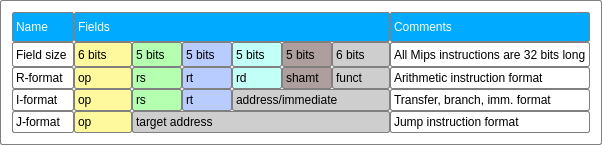
       <widget class="QGroupBox" name="groupInstructionFormat">
        <property name="styleSheet">
         <string notr="true">background-color: rgb(255, 255, 255);
border: 1px solid gray;
border-radius: 2px;
margin-top: 1ex;</string>
        </property>
        <property name="title">
         <string/>
        </property>
        <property name="flat">
         <bool>true</bool>
        </property>
        <layout class="QVBoxLayout" name="verticalLayout_4">
         <item>
          <layout class="QGridLayout" name="gridLayout">
           <property name="spacing">
            <number>0</number>
           </property>
           <item row="3" column="1">
            <layout class="QGridLayout" name="gridLayout_4">
             <property name="spacing">
              <number>0</number>
             </property>
             <item row="0" column="0">
              <widget class="QLabel" name="l_i_OP">
               <property name="minimumSize">
                <size>
                 <width>58</width>
                 <height>22</height>
                </size>
               </property>
               <property name="maximumSize">
                <size>
                 <width>58</width>
                 <height>22</height>
                </size>
               </property>
               <property name="styleSheet">
                <string notr="true">background-color: rgb(255, 249, 158);</string>
               </property>
               <property name="text">
                <string>op</string>
               </property>
              </widget>
             </item>
             <item row="0" column="1">
              <widget class="QLabel" name="l_i_RS">
               <property name="minimumSize">
                <size>
                 <width>50</width>
                 <height>22</height>
                </size>
               </property>
               <property name="maximumSize">
                <size>
                 <width>50</width>
                 <height>22</height>
                </size>
               </property>
               <property name="styleSheet">
                <string notr="true">background-color: rgb(181, 255, 176);</string>
               </property>
               <property name="text">
                <string>rs</string>
               </property>
              </widget>
             </item>
             <item row="0" column="2">
              <widget class="QLabel" name="l_i_RT">
               <property name="minimumSize">
                <size>
                 <width>50</width>
                 <height>22</height>
                </size>
               </property>
               <property name="maximumSize">
                <size>
                 <width>50</width>
                 <height>22</height>
                </size>
               </property>
               <property name="styleSheet">
                <string notr="true">background-color: rgb(185, 204, 255);</string>
               </property>
               <property name="text">
                <string>rt</string>
               </property>
              </widget>
             </item>
             <item row="0" column="3">
              <widget class="QLabel" name="l_i_ADDRESS_IMMEDIATE">
               <property name="minimumSize">
                <size>
                 <width>0</width>
                 <height>22</height>
                </size>
               </property>
               <property name="maximumSize">
                <size>
                 <width>158</width>
                 <height>22</height>
                </size>
               </property>
               <property name="styleSheet">
                <string notr="true">background-color: rgb(206, 206, 206);</string>
               </property>
               <property name="text">
                <string>address/immediate</string>
               </property>
              </widget>
             </item>
            </layout>
           </item>
           <item row="0" column="0">
            <widget class="QLabel" name="label_8">
             <property name="minimumSize">
              <size>
               <width>62</width>
               <height>30</height>
              </size>
             </property>
             <property name="maximumSize">
              <size>
               <width>62</width>
               <height>30</height>
              </size>
             </property>
             <property name="styleSheet">
              <string notr="true">background-color: rgb(0, 170, 255);
color: rgb(255, 255, 255);
font: 75 10pt &quot;MS Shell Dlg 2&quot;;</string>
             </property>
             <property name="frameShape">
              <enum>QFrame::StyledPanel</enum>
             </property>
             <property name="frameShadow">
              <enum>QFrame::Plain</enum>
             </property>
             <property name="text">
              <string>Name</string>
             </property>
            </widget>
           </item>
           <item row="2" column="2">
            <widget class="QLabel" name="l_R_comment">
             <property name="minimumSize">
              <size>
               <width>0</width>
               <height>22</height>
              </size>
             </property>
             <property name="maximumSize">
              <size>
               <width>16777215</width>
               <height>22</height>
              </size>
             </property>
             <property name="text">
              <string>Arithmetic instruction format</string>
             </property>
            </widget>
           </item>
           <item row="1" column="0">
            <widget class="QLabel" name="label_13">
             <property name="minimumSize">
              <size>
               <width>62</width>
               <height>25</height>
              </size>
             </property>
             <property name="maximumSize">
              <size>
               <width>62</width>
               <height>25</height>
              </size>
             </property>
             <property name="text">
              <string>Field size</string>
             </property>
            </widget>
           </item>
           <item row="0" column="1">
            <widget class="QLabel" name="label_9">
             <property name="minimumSize">
              <size>
               <width>0</width>
               <height>30</height>
              </size>
             </property>
             <property name="maximumSize">
              <size>
               <width>16777215</width>
               <height>30</height>
              </size>
             </property>
             <property name="styleSheet">
              <string notr="true">background-color: rgb(0, 170, 255);
color: rgb(255, 255, 255);
font: 75 10pt &quot;MS Shell Dlg 2&quot;;</string>
             </property>
             <property name="frameShape">
              <enum>QFrame::StyledPanel</enum>
             </property>
             <property name="frameShadow">
              <enum>QFrame::Plain</enum>
             </property>
             <property name="text">
              <string>Fields</string>
             </property>
            </widget>
           </item>
           <item row="0" column="2">
            <widget class="QLabel" name="label_10">
             <property name="minimumSize">
              <size>
               <width>0</width>
               <height>30</height>
              </size>
             </property>
             <property name="maximumSize">
              <size>
               <width>16777215</width>
               <height>30</height>
              </size>
             </property>
             <property name="styleSheet">
              <string notr="true">background-color: rgb(0, 170, 255);
color: rgb(255, 255, 255);
font: 75 10pt &quot;MS Shell Dlg 2&quot;;</string>
             </property>
             <property name="frameShape">
              <enum>QFrame::StyledPanel</enum>
             </property>
             <property name="frameShadow">
              <enum>QFrame::Plain</enum>
             </property>
             <property name="text">
              <string>Comments</string>
             </property>
            </widget>
           </item>
           <item row="1" column="1">
            <layout class="QGridLayout" name="gridLayout_2">
             <property name="spacing">
              <number>0</number>
             </property>
             <item row="0" column="2">
              <widget class="QLabel" name="label_16">
               <property name="minimumSize">
                <size>
                 <width>50</width>
                 <height>25</height>
                </size>
               </property>
               <property name="maximumSize">
                <size>
                 <width>50</width>
                 <height>25</height>
                </size>
               </property>
               <property name="styleSheet">
                <string notr="true">background-color: rgb(185, 204, 255);</string>
               </property>
               <property name="text">
                <string>5 bits</string>
               </property>
              </widget>
             </item>
             <item row="0" column="0">
              <widget class="QLabel" name="label_14">
               <property name="minimumSize">
                <size>
                 <width>58</width>
                 <height>25</height>
                </size>
               </property>
               <property name="maximumSize">
                <size>
                 <width>58</width>
                 <height>25</height>
                </size>
               </property>
               <property name="styleSheet">
                <string notr="true">background-color: rgb(255, 249, 158);</string>
               </property>
               <property name="text">
                <string>6 bits</string>
               </property>
              </widget>
             </item>
             <item row="0" column="1">
              <widget class="QLabel" name="label_15">
               <property name="minimumSize">
                <size>
                 <width>50</width>
                 <height>25</height>
                </size>
               </property>
               <property name="maximumSize">
                <size>
                 <width>50</width>
                 <height>25</height>
                </size>
               </property>
               <property name="styleSheet">
                <string notr="true">background-color: rgb(181, 255, 176);</string>
               </property>
               <property name="text">
                <string>5 bits</string>
               </property>
              </widget>
             </item>
             <item row="0" column="3">
              <widget class="QLabel" name="label_17">
               <property name="minimumSize">
                <size>
                 <width>50</width>
                 <height>25</height>
                </size>
               </property>
               <property name="maximumSize">
                <size>
                 <width>50</width>
                 <height>25</height>
                </size>
               </property>
               <property name="styleSheet">
                <string notr="true">background-color: rgb(194, 255, 246);</string>
               </property>
               <property name="text">
                <string>5 bits</string>
               </property>
              </widget>
             </item>
             <item row="0" column="4">
              <widget class="QLabel" name="label_18">
               <property name="minimumSize">
                <size>
                 <width>50</width>
                 <height>25</height>
                </size>
               </property>
               <property name="maximumSize">
                <size>
                 <width>50</width>
                 <height>25</height>
                </size>
               </property>
               <property name="styleSheet">
                <string notr="true">background-color: rgb(175, 158, 158);</string>
               </property>
               <property name="text">
                <string>5 bits</string>
               </property>
              </widget>
             </item>
             <item row="0" column="5">
              <widget class="QLabel" name="label_23">
               <property name="minimumSize">
                <size>
                 <width>58</width>
                 <height>25</height>
                </size>
               </property>
               <property name="maximumSize">
                <size>
                 <width>58</width>
                 <height>25</height>
                </size>
               </property>
               <property name="styleSheet">
                <string notr="true">background-color: rgb(206, 206, 206);</string>
               </property>
               <property name="text">
                <string>6 bits</string>
               </property>
              </widget>
             </item>
            </layout>
           </item>
           <item row="2" column="1">
            <layout class="QGridLayout" name="gridLayout_3">
             <property name="spacing">
              <number>0</number>
             </property>
             <item row="0" column="2">
              <widget class="QLabel" name="l_r_RT">
               <property name="minimumSize">
                <size>
                 <width>50</width>
                 <height>22</height>
                </size>
               </property>
               <property name="maximumSize">
                <size>
                 <width>50</width>
                 <height>22</height>
                </size>
               </property>
               <property name="styleSheet">
                <string notr="true">background-color: rgb(185, 204, 255);</string>
               </property>
               <property name="text">
                <string>rt</string>
               </property>
              </widget>
             </item>
             <item row="0" column="0">
              <widget class="QLabel" name="l_r_OP">
               <property name="minimumSize">
                <size>
                 <width>58</width>
                 <height>22</height>
                </size>
               </property>
               <property name="maximumSize">
                <size>
                 <width>58</width>
                 <height>22</height>
                </size>
               </property>
               <property name="styleSheet">
                <string notr="true">background-color: rgb(255, 249, 158);</string>
               </property>
               <property name="text">
                <string>op</string>
               </property>
              </widget>
             </item>
             <item row="0" column="1">
              <widget class="QLabel" name="l_r_RS">
               <property name="minimumSize">
                <size>
                 <width>50</width>
                 <height>22</height>
                </size>
               </property>
               <property name="maximumSize">
                <size>
                 <width>50</width>
                 <height>22</height>
                </size>
               </property>
               <property name="styleSheet">
                <string notr="true">background-color: rgb(181, 255, 176);</string>
               </property>
               <property name="text">
                <string>rs</string>
               </property>
              </widget>
             </item>
             <item row="0" column="3">
              <widget class="QLabel" name="l_r_RD">
               <property name="minimumSize">
                <size>
                 <width>50</width>
                 <height>22</height>
                </size>
               </property>
               <property name="maximumSize">
                <size>
                 <width>50</width>
                 <height>22</height>
                </size>
               </property>
               <property name="styleSheet">
                <string notr="true">background-color: rgb(194, 255, 246);</string>
               </property>
               <property name="text">
                <string>rd</string>
               </property>
              </widget>
             </item>
             <item row="0" column="4">
              <widget class="QLabel" name="l_r_SHAMT">
               <property name="minimumSize">
                <size>
                 <width>50</width>
                 <height>22</height>
                </size>
               </property>
               <property name="maximumSize">
                <size>
                 <width>50</width>
                 <height>22</height>
                </size>
               </property>
               <property name="styleSheet">
                <string notr="true">background-color: rgb(175, 158, 158);</string>
               </property>
               <property name="text">
                <string>shamt</string>
               </property>
              </widget>
             </item>
             <item row="0" column="5">
              <widget class="QLabel" name="l_r_FUNCTION">
               <property name="minimumSize">
                <size>
                 <width>58</width>
                 <height>22</height>
                </size>
               </property>
               <property name="maximumSize">
                <size>
                 <width>58</width>
                 <height>22</height>
                </size>
               </property>
               <property name="styleSheet">
                <string notr="true">background-color: rgb(206, 206, 206);</string>
               </property>
               <property name="text">
                <string>funct</string>
               </property>
              </widget>
             </item>
            </layout>
           </item>
           <item row="3" column="2">
            <widget class="QLabel" name="l_i_comment">
             <property name="minimumSize">
              <size>
               <width>0</width>
               <height>22</height>
              </size>
             </property>
             <property name="maximumSize">
              <size>
               <width>16777215</width>
               <height>22</height>
              </size>
             </property>
             <property name="text">
              <string>Transfer, branch, imm. format</string>
             </property>
            </widget>
           </item>
           <item row="4" column="2">
            <widget class="QLabel" name="l_j_comment">
             <property name="minimumSize">
              <size>
               <width>0</width>
               <height>22</height>
              </size>
             </property>
             <property name="maximumSize">
              <size>
               <width>16777215</width>
               <height>22</height>
              </size>
             </property>
             <property name="text">
              <string>Jump instruction format</string>
             </property>
            </widget>
           </item>
           <item row="1" column="2">
            <widget class="QLabel" name="label_19">
             <property name="minimumSize">
              <size>
               <width>0</width>
               <height>25</height>
              </size>
             </property>
             <property name="maximumSize">
              <size>
               <width>16777215</width>
               <height>25</height>
              </size>
             </property>
             <property name="text">
              <string>All Mips instructions are 32 bits long</string>
             </property>
            </widget>
           </item>
           <item row="2" column="0">
            <widget class="QLabel" name="l_R_format">
             <property name="minimumSize">
              <size>
               <width>62</width>
               <height>22</height>
              </size>
             </property>
             <property name="maximumSize">
              <size>
               <width>62</width>
               <height>22</height>
              </size>
             </property>
             <property name="text">
              <string>R-format</string>
             </property>
            </widget>
           </item>
           <item row="3" column="0">
            <widget class="QLabel" name="l_i_format">
             <property name="minimumSize">
              <size>
               <width>62</width>
               <height>22</height>
              </size>
             </property>
             <property name="maximumSize">
              <size>
               <width>62</width>
               <height>22</height>
              </size>
             </property>
             <property name="text">
              <string>I-format</string>
             </property>
            </widget>
           </item>
           <item row="4" column="0">
            <widget class="QLabel" name="l_j_format">
             <property name="minimumSize">
              <size>
               <width>62</width>
               <height>22</height>
              </size>
             </property>
             <property name="maximumSize">
              <size>
               <width>62</width>
               <height>22</height>
              </size>
             </property>
             <property name="text">
              <string>J-format</string>
             </property>
            </widget>
           </item>
           <item row="4" column="1">
            <layout class="QGridLayout" name="gridLayout_5">
             <property name="spacing">
              <number>0</number>
             </property>
             <item row="0" column="0">
              <widget class="QLabel" name="l_j_OP">
               <property name="minimumSize">
                <size>
                 <width>58</width>
                 <height>22</height>
                </size>
               </property>
               <property name="maximumSize">
                <size>
                 <width>58</width>
                 <height>22</height>
                </size>
               </property>
               <property name="styleSheet">
                <string notr="true">background-color: rgb(255, 249, 158);</string>
               </property>
               <property name="text">
                <string>op</string>
               </property>
              </widget>
             </item>
             <item row="0" column="1">
              <widget class="QLabel" name="l_j_TARGETADDRESS">
               <property name="minimumSize">
                <size>
                 <width>0</width>
                 <height>22</height>
                </size>
               </property>
               <property name="maximumSize">
                <size>
                 <width>16777215</width>
                 <height>22</height>
                </size>
               </property>
               <property name="styleSheet">
                <string notr="true">background-color: rgb(206, 206, 206);</string>
               </property>
               <property name="text">
                <string>target address</string>
               </property>
              </widget>
             </item>
            </layout>
           </item>
          </layout>
         </item>
        </layout>
       </widget>
